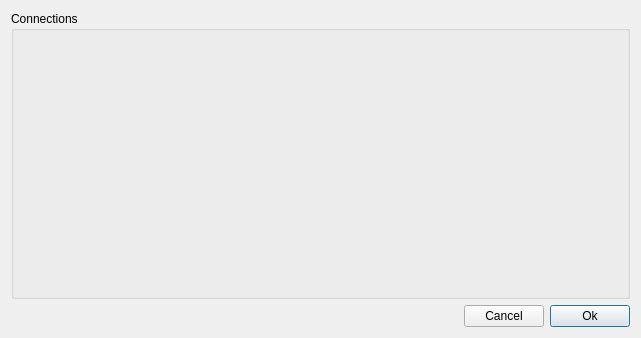
<?xml version="1.0" encoding="UTF-8"?>
<ui version="4.0">
 <class>BlockSubstituteConnDlgClass</class>
 <widget class="QDialog" name="BlockSubstituteConnDlgClass">
  <property name="geometry">
   <rect>
    <x>0</x>
    <y>0</y>
    <width>641</width>
    <height>338</height>
   </rect>
  </property>
  <property name="windowTitle">
   <string>Add substitute blocks</string>
  </property>
  <layout class="QGridLayout" name="gridLayout_2">
   <item row="0" column="0" colspan="3">
    <widget class="QSplitter" name="splitter">
     <property name="orientation">
      <enum>Qt::Horizontal</enum>
     </property>
     <widget class="QGroupBox" name="groupConnections">
      <property name="sizePolicy">
       <sizepolicy hsizetype="Expanding" vsizetype="Expanding">
        <horstretch>0</horstretch>
        <verstretch>0</verstretch>
       </sizepolicy>
      </property>
      <property name="minimumSize">
       <size>
        <width>200</width>
        <height>0</height>
       </size>
      </property>
      <property name="baseSize">
       <size>
        <width>200</width>
        <height>0</height>
       </size>
      </property>
      <property name="title">
       <string>Connections</string>
      </property>
      <layout class="QGridLayout" name="gridLayout_3">
       <item row="0" column="0">
        <layout class="QGridLayout" name="connLayout"/>
       </item>
      </layout>
     </widget>
    </widget>
   </item>
   <item row="1" column="2">
    <widget class="QPushButton" name="pushOk">
     <property name="text">
      <string>Ok</string>
     </property>
    </widget>
   </item>
   <item row="1" column="1">
    <widget class="QPushButton" name="pushCancel">
     <property name="text">
      <string>Cancel</string>
     </property>
    </widget>
   </item>
   <item row="1" column="0">
    <spacer name="horizontalSpacer">
     <property name="orientation">
      <enum>Qt::Horizontal</enum>
     </property>
     <property name="sizeHint" stdset="0">
      <size>
       <width>40</width>
       <height>20</height>
      </size>
     </property>
    </spacer>
   </item>
  </layout>
 </widget>
 <resources/>
 <connections/>
</ui>
